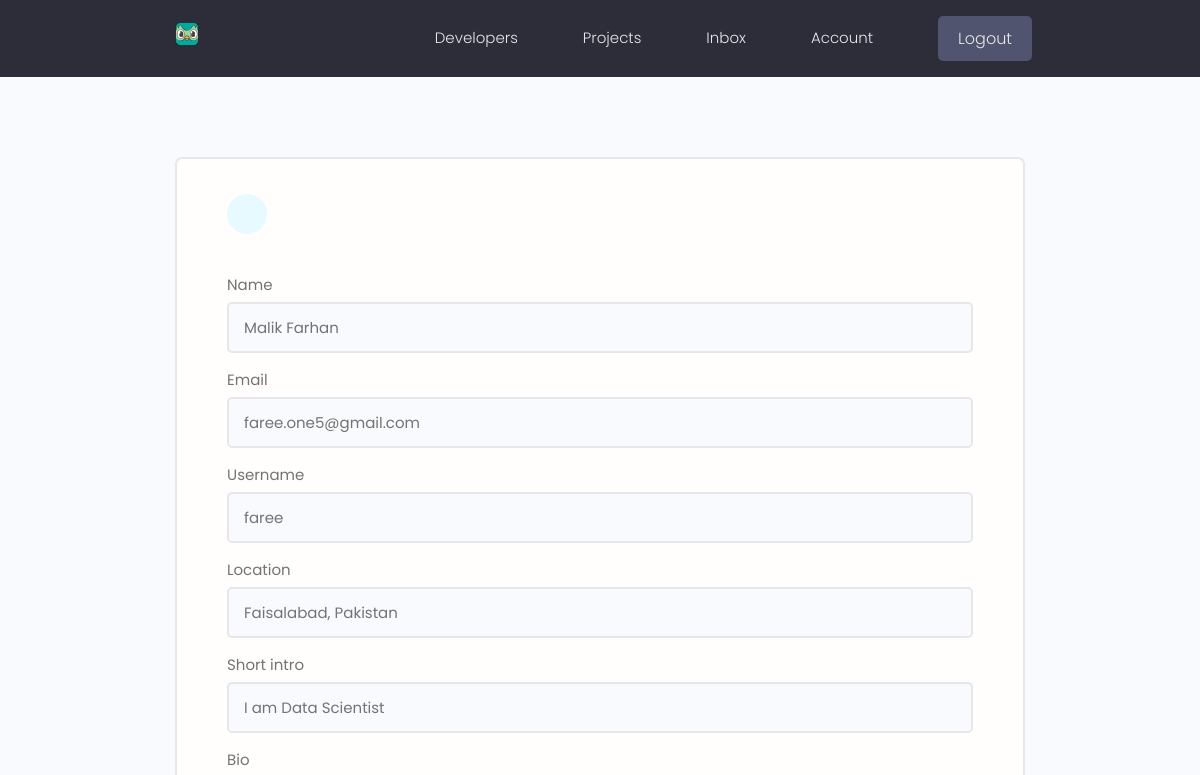
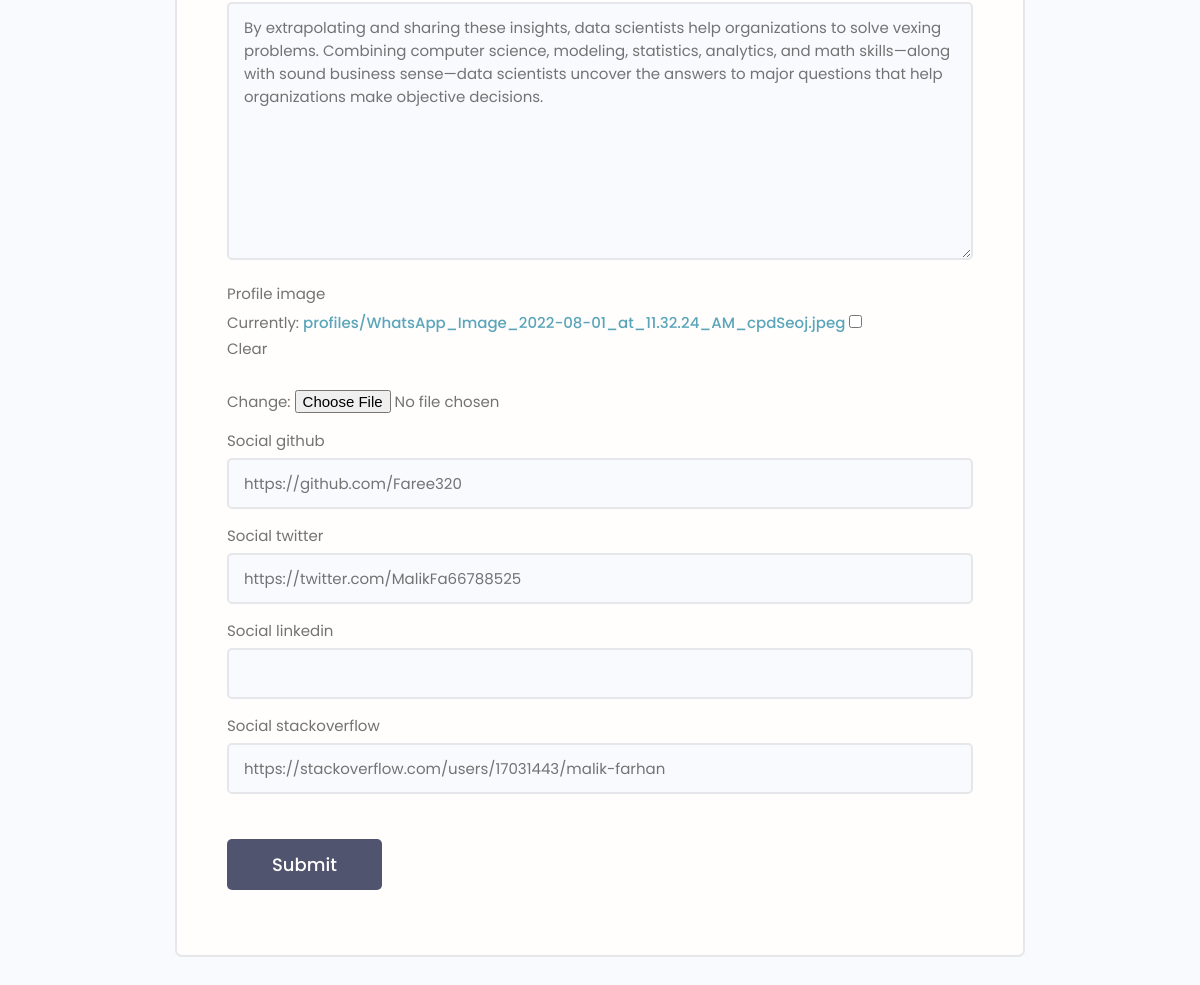
Page /edit-account/ (signed in) on the committed database (2 pictures, top to bottom).
### users/models.py (models this page shows, shortened)
class Profile(models.Model):
    user = models.OneToOneField(User, on_delete=models.CASCADE, null=True, blank=True)
    name = models.CharField(max_length=200, blank=True, null=True)
    email = models.EmailField(max_length=500, blank=True, null=True)
    username = models.CharField(max_length=200, blank=True, null=True)
    location = models.CharField(max_length=200, blank=True, null=True)
    short_intro = models.CharField(max_length=200, blank=True, null=True)
    bio = models.TextField(blank=True, null=True)
    profile_image = models.ImageField(null=True, blank=True, upload_to='profiles/', default='profiles/user_default.png')
    social_github = models.CharField(max_length=200, blank=True, null=True)
    social_twitter = models.CharField(max_length=200, blank=True, null=True)
    social_linkedin = models.CharField(max_length=200, blank=True, null=True)
    social_stackoverflow = models.CharField(max_length=200, blank=True, null=True)
    created = models.DateField(auto_now_add=True)
    id = models.UUIDField(default=uuid.uuid4, unique=True, primary_key=True, editable=False)

### users/views.py (the view)
# urls.py: path('edit-account/', editAccount, name="edit-account"),
@login_required(login_url='login')
def editAccount(request):
    profile = request.user.profile
    form = ProfileForm(instance=profile)
    if request.method == 'POST':
        form = ProfileForm(request.POST, request.FILES, instance=profile)
        if form.is_valid():
            form.save()
            return redirect('account')
    context = {'form': form}
    return render(request, 'users/profile_form.html', context)

### users/forms.py
class ProfileForm(ModelForm):
    class Meta:
        model = Profile
        fields = ['name', 'email', 'username', 'location', 'short_intro', 'bio', 'profile_image', 'social_github', 'social_twitter', 'social_linkedin', 'social_stackoverflow']
    def __init__(self, *args, **kwargs):
        super(ProfileForm, self).__init__(*args, **kwargs)
        for name, field in self.fields.items():
            field.widget.attrs.update({'class': 'input'})

### users/templates/users/profile_form.html (shortened to what this page needs)
{% extends 'main.html' %}
{% block content %}
    <main class="formPage my-xl">
        <div class="content-box">
            <div class="formWrapper">
                <a class="backButton" href="{% url 'account' %}"></a>
                <br>
                <form class="form" method="POST" action="{% url 'edit-account' %}" enctype="multipart/form-data">
                     {% for field in form %}
                    <div class="form__field">
                        <label for="formInput#text">{{ field.label }} </label>
                        {{ field }}
                    </div>
                     {% endfor %}
                    <input class="btn btn--sub btn--lg  my-md" type="submit" value="Submit" />
                </form>
            </div>
        </div>
    </main>
{% endblock content %}

### static/styles/app.css (style rules this page uses)
:root { --color-sub: #2d2d39; }
.btn--sub { background-color: var(--color-sub-light); }
.content-box { width: 95%; max-width: 85rem; margin: 0 auto; }
.backButton { background: var(--color-main-light); color: var(--color-main); width: 4rem; height: 4rem; display: flex; align-items: center; justify-content: center; border-radius: 50%; }
.formPage .formWrapper { list-style: none; background: var(--color-white); padding: 3.5rem 5rem; border: 2px solid var(--color-light); border-radius: 0.7rem; }

### static/uikit/styles/modules/_variables.css (style rules this page uses)
:root { --color-main: #5aa5b9; --color-main-light: #e6faff; --color-sub: #3f4156; --color-sub-light: #51546e; --color-sub-lighter: #ededfd; --color-text: #737373; --color-gray: #8b8b8b; --color-light: #e5e7eb; --color-light-gray: #767676; --color-bg: #f8fafd; --color-white: #fffefd; --color-white-light: #f3f3f3; --color-success: #359e64; --color-success-bg: #def8e8; --color-error: #fc4b0b; --color-error-bg: #fff2ee; --font-base: 'Poppins', arial, helvetica, 'Segoe UI', roboto, ubuntu, sans-serif; --font-monospace: 'Fira Code', 'Courier New', courier, monospace; --font-regular: 300; --font-medium: 500; --font-bold: 700; --generic-shadow: 1px 1px 5px #00000010; --generic-transition: all 0.3s ease-in-out; }

### static/uikit/styles/modules/_base.css (style rules this page uses)
* { margin: 0; padding: 0; box-sizing: border-box; text-rendering: optimizeLegibility; color: inherit; font-size: inherit; }
html { font-size: 50%; }
@media only screen and (min-width: 480px) { html { font-size: 56.25%; } }
@media only screen and (min-width: 1200px) { html { font-size: 62.5%; } }
body { line-height: 1.6; font-weight: 400; font-size: 1.5rem; color: var(--color-text); background-color: var(--color-bg); min-height: 100vh; }

### static/uikit/styles/modules/_typography.css (style rules this page uses)
* { font-family: var(--font-base); }
a { padding-bottom: 2px; text-decoration: none; display: inline-block; color: var(--color-main); font-weight: var(--font-medium); }

### static/uikit/styles/modules/_utilities.css (style rules this page uses)
.my-md { margin: 3rem auto; }
.my-xl { margin: 8rem auto; }

### static/uikit/styles/modules/_button.css (style rules this page uses)
.btn { display: inline-block; position: relative; cursor: pointer; background-color: var(--color-light); font-weight: var(--font-medium); color: var(--color-sub); text-decoration: none; padding: 1rem 2rem; border-radius: 0.5rem; border: none; width: -webkit-fit-content; width: -moz-fit-content; width: fit-content; height: -webkit-fit-content; height: -moz-fit-content; height: fit-content; font-size: 1.6rem; outline-width: 0; outline-color: transparent; -webkit-backface-visibility: hidden; backface-visibility: hidden; transition: all 0.3s ease-in-out; }
.btn--sub { background-color: var(--color-sub); color: var(--color-white); }
.btn--lg { font-size: 1.8rem; padding: 1.2rem 4.5rem; }

### static/uikit/styles/modules/_form.css (style rules this page uses)
.form { display: block; }
.form__field { margin-top: 1.5rem; margin-bottom: 1.5rem; }
.form__label, .form__field > label { display: block; margin-bottom: 0.5rem; color: var(--color-text); }
input.input[type='text'], input.input[type='email'], input.input[type='password'], input.input[type='number'], select.input, textarea.input { min-width: 24rem; width: 100%; padding: 1.2rem 1.5rem; border-radius: 0.5rem; border: 2px solid var(--color-light); transition: all 0.3s ease-in-out; background-color: var(--color-bg); }

### rows in the picture
Profile: form "Malik Farhan" "faree.one5@gmail.com" "faree" "Faisalabad, Pakistan" "I am Data Scientist" "By extrapolating and sharing these insights, data scientists help organizations to solve vexing problems. Combining computer science, modeling, statistics, analytics, and math skills—along with sound business sense—data scientists uncover the answers to major questions that help organizations make objective decisions." "https://github.com/Faree320" "https://twitter.com/MalikFa66788525" "https://stackoverflow.com/users/17031443/malik-farhan"

### other values in the picture
{{ field.label }} "Name" "Email" "Username" "Location" "Short intro" "Bio" "Profile image" "Social github" "Social twitter" "Social linkedin" "Social stackoverflow"
